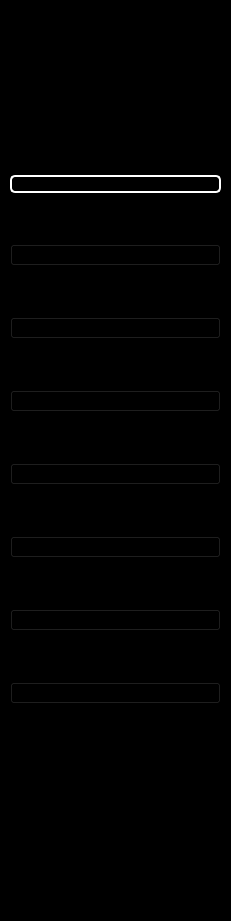
   <widget class="QWidget" name="icons" native="true">
    <property name="geometry">
     <rect>
      <x>0</x>
      <y>0</y>
      <width>231</width>
      <height>921</height>
     </rect>
    </property>
    <property name="styleSheet">
     <string notr="true">QWidget{
	background-color: rgb(0, 0, 0);
}</string>
    </property>
    <widget class="QLabel" name="label">
     <property name="geometry">
      <rect>
       <x>60</x>
       <y>20</y>
       <width>101</width>
       <height>71</height>
      </rect>
     </property>
     <property name="text">
      <string/>
     </property>
     <property name="pixmap">
      <pixmap>../res/logo3.png</pixmap>
     </property>
    </widget>
    <widget class="QWidget" name="layoutWidget">
     <property name="geometry">
      <rect>
       <x>10</x>
       <y>130</y>
       <width>211</width>
       <height>621</height>
      </rect>
     </property>
     <layout class="QVBoxLayout" name="verticalLayout_2">
      <item>
       <widget class="QPushButton" name="btn_reports">
        <property name="autoFillBackground">
         <bool>false</bool>
        </property>
        <property name="styleSheet">
         <string notr="true">QPushButton:checked{
	border-radius: 5px;
	border: 1.5px solid white;
}</string>
        </property>
        <property name="text">
         <string/>
        </property>
        <property name="icon">
         <iconset>
          <normaloff>../res/Reports.png</normaloff>../res/Reports.png</iconset>
        </property>
        <property name="iconSize">
         <size>
          <width>130</width>
          <height>120</height>
         </size>
        </property>
        <property name="checkable">
         <bool>true</bool>
        </property>
        <property name="checked">
         <bool>true</bool>
        </property>
        <property name="autoExclusive">
         <bool>true</bool>
        </property>
       </widget>
      </item>
      <item>
       <widget class="QPushButton" name="btn_querys">
        <property name="autoFillBackground">
         <bool>false</bool>
        </property>
        <property name="styleSheet">
         <string notr="true">QPushButton:checked{
	border-radius: 5px;
	border: 1.5px solid white;
}</string>
        </property>
        <property name="text">
         <string/>
        </property>
        <property name="icon">
         <iconset>
          <normaloff>../res/querys3.png</normaloff>../res/querys3.png</iconset>
        </property>
        <property name="iconSize">
         <size>
          <width>150</width>
          <height>120</height>
         </size>
        </property>
        <property name="checkable">
         <bool>true</bool>
        </property>
        <property name="checked">
         <bool>false</bool>
        </property>
        <property name="autoExclusive">
         <bool>true</bool>
        </property>
       </widget>
      </item>
      <item>
       <widget class="QPushButton" name="btn_users">
        <property name="autoFillBackground">
         <bool>false</bool>
        </property>
        <property name="styleSheet">
         <string notr="true">QPushButton:checked{
	border-radius: 5px;
	border: 1.5px solid white;
}</string>
        </property>
        <property name="text">
         <string/>
        </property>
        <property name="icon">
         <iconset>
          <normaloff>../res/users4.jpg</normaloff>../res/users4.jpg</iconset>
        </property>
        <property name="iconSize">
         <size>
          <width>150</width>
          <height>120</height>
         </size>
        </property>
        <property name="checkable">
         <bool>true</bool>
        </property>
        <property name="autoExclusive">
         <bool>true</bool>
        </property>
       </widget>
      </item>
      <item>
       <widget class="QPushButton" name="btn_restaurants">
        <property name="autoFillBackground">
         <bool>false</bool>
        </property>
        <property name="styleSheet">
         <string notr="true">QPushButton:checked{
	border-radius: 5px;
	border: 1.5px solid white;
}</string>
        </property>
        <property name="text">
         <string/>
        </property>
        <property name="icon">
         <iconset>
          <normaloff>../res/restaurants4.png</normaloff>../res/restaurants4.png</iconset>
        </property>
        <property name="iconSize">
         <size>
          <width>150</width>
          <height>120</height>
         </size>
        </property>
        <property name="checkable">
         <bool>true</bool>
        </property>
        <property name="autoExclusive">
         <bool>true</bool>
        </property>
       </widget>
      </item>
      <item>
       <widget class="QPushButton" name="btn_dishes">
        <property name="autoFillBackground">
         <bool>false</bool>
        </property>
        <property name="styleSheet">
         <string notr="true">QPushButton:checked{
	border-radius: 5px;
	border: 1.5px solid white;
}</string>
        </property>
        <property name="text">
         <string/>
        </property>
        <property name="icon">
         <iconset>
          <normaloff>../res/dish3.png</normaloff>../res/dish3.png</iconset>
        </property>
        <property name="iconSize">
         <size>
          <width>150</width>
          <height>150</height>
         </size>
        </property>
        <property name="checkable">
         <bool>true</bool>
        </property>
        <property name="autoExclusive">
         <bool>true</bool>
        </property>
       </widget>
      </item>
      <item>
       <widget class="QPushButton" name="btn_delivery">
        <property name="autoFillBackground">
         <bool>false</bool>
        </property>
        <property name="styleSheet">
         <string notr="true">QPushButton:checked{
	border-radius: 5px;
	border: 1.5px solid white;
}</string>
        </property>
        <property name="text">
         <string/>
        </property>
        <property name="icon">
         <iconset>
          <normaloff>../res/delivery3.png</normaloff>../res/delivery3.png</iconset>
        </property>
        <property name="iconSize">
         <size>
          <width>150</width>
          <height>120</height>
         </size>
        </property>
        <property name="checkable">
         <bool>true</bool>
        </property>
        <property name="autoExclusive">
         <bool>true</bool>
        </property>
       </widget>
      </item>
      <item>
       <widget class="QPushButton" name="btn_orders">
        <property name="autoFillBackground">
         <bool>false</bool>
        </property>
        <property name="styleSheet">
         <string notr="true">QPushButton:checked{
	border-radius: 5px;
	border: 1.5px solid white;
}</string>
        </property>
        <property name="text">
         <string/>
        </property>
        <property name="icon">
         <iconset>
          <normaloff>../res/orders3.png</normaloff>../res/orders3.png</iconset>
        </property>
        <property name="iconSize">
         <size>
          <width>150</width>
          <height>120</height>
         </size>
        </property>
        <property name="checkable">
         <bool>true</bool>
        </property>
        <property name="autoExclusive">
         <bool>true</bool>
        </property>
       </widget>
      </item>
      <item>
       <widget class="QPushButton" name="btn_orderDetails">
        <property name="autoFillBackground">
         <bool>false</bool>
        </property>
        <property name="styleSheet">
         <string notr="true">QPushButton:checked{
	border-radius: 5px;
	border: 1.5px solid white;
}</string>
        </property>
        <property name="text">
         <string/>
        </property>
        <property name="icon">
         <iconset>
          <normaloff>../res/orderDetails3.png</normaloff>../res/orderDetails3.png</iconset>
        </property>
        <property name="iconSize">
         <size>
          <width>150</width>
          <height>120</height>
         </size>
        </property>
        <property name="checkable">
         <bool>true</bool>
        </property>
        <property name="autoExclusive">
         <bool>true</bool>
        </property>
       </widget>
      </item>
     </layout>
    </widget>
   </widget>
